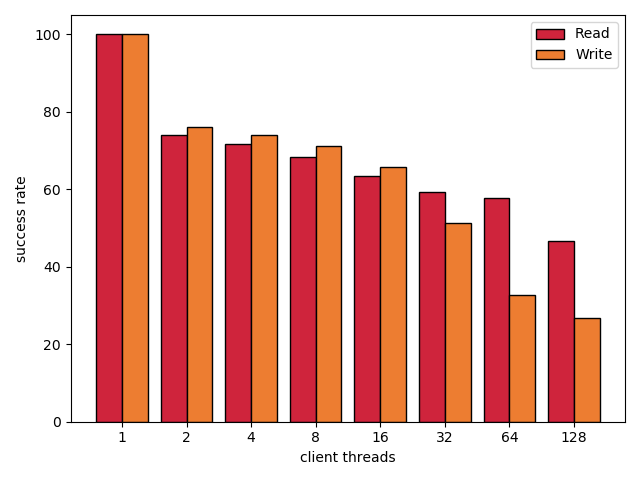

Reproduce this figure in Python.
import matplotlib.pyplot as plt
import numpy as np


cns_color='#00702eff'                     #indigo
qp_mapping_color='#9470b9ff'              #ruby
read_write_steering_color='#cf243cff'     #alice
write_steering_color='#ed7d31ff'          #kelly
default_clover_color='#8caff6ff'          #Coral 

labels = ['1', '2', '4', '8', '16', '32', '64', '128'] 

reads = [1,150603,259278,409865,648005,760637,865991,997893]
reads_failed = [0,39192,73638,129558,237592,308883,366726,531099]
writes = [1,139788,230340,369264,586237,848302,1471518,1686381]
writes_failed = [0,33569,60047,106092,200484,412579,990907,1236584]

write_percentage=[ 100 - (a / b * 100) for a,b in zip(writes_failed, writes)]
read_percentage=[ 100- (a / b * 100) for a,b in zip(reads_failed, reads)]

print(write_percentage)

x = np.arange(len(labels))  # the label locations
width = 0.4  # the width of the bars

div=1

fig, ax = plt.subplots()
rects1 = ax.bar(x - width/2, read_percentage, width, label='Read',color=read_write_steering_color,edgecolor='k')
rects2 = ax.bar(x + width/2, write_percentage, width, label='Write',color=write_steering_color,edgecolor='k')

# Add some text for labels, title and custom x-axis tick labels, etc.
ax.set_ylabel('success rate')
#ax.set_title('Operation Success Rate')
ax.set_xticks(x)
ax.set_xticklabels(labels)
ax.set_xlabel("client threads")
ax.legend()


#ax.bar_label(rects1, padding=3)
#//ax.bar_label(rects2, padding=3)
figure_name="success_rate"
plt.tight_layout()
plt.savefig(figure_name+'.pdf')
plt.savefig(figure_name+'.png')
